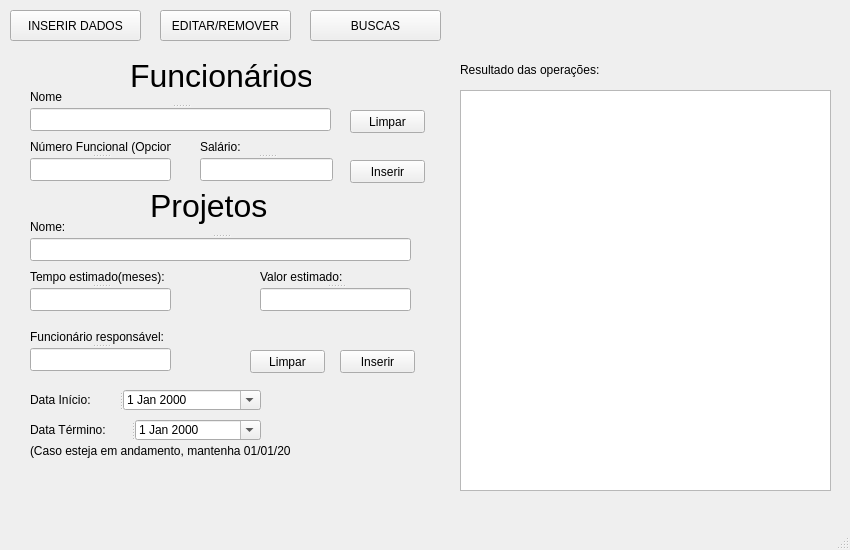
<?xml version="1.0" encoding="UTF-8"?>
<ui version="4.0">
 <class>MainWindow</class>
 <widget class="QMainWindow" name="MainWindow">
  <property name="geometry">
   <rect>
    <x>0</x>
    <y>0</y>
    <width>850</width>
    <height>550</height>
   </rect>
  </property>
  <property name="windowTitle">
   <string>MainWindow</string>
  </property>
  <widget class="QWidget" name="centralwidget">
   <widget class="QStackedWidget" name="pages">
    <property name="geometry">
     <rect>
      <x>10</x>
      <y>50</y>
      <width>821</width>
      <height>451</height>
     </rect>
    </property>
    <property name="currentIndex">
     <number>0</number>
    </property>
    <widget class="QWidget" name="page_inserir">
     <widget class="QLabel" name="label_2">
      <property name="geometry">
       <rect>
        <x>120</x>
        <y>0</y>
        <width>181</width>
        <height>51</height>
       </rect>
      </property>
      <property name="font">
       <font>
        <pointsize>24</pointsize>
       </font>
      </property>
      <property name="text">
       <string>Funcionários</string>
      </property>
     </widget>
     <widget class="QLabel" name="label_5">
      <property name="geometry">
       <rect>
        <x>140</x>
        <y>130</y>
        <width>121</width>
        <height>51</height>
       </rect>
      </property>
      <property name="font">
       <font>
        <pointsize>24</pointsize>
       </font>
      </property>
      <property name="text">
       <string>Projetos</string>
      </property>
     </widget>
     <widget class="QSplitter" name="splitter_4">
      <property name="geometry">
       <rect>
        <x>20</x>
        <y>170</y>
        <width>381</width>
        <height>41</height>
       </rect>
      </property>
      <property name="orientation">
       <enum>Qt::Vertical</enum>
      </property>
      <widget class="QLabel" name="label_6">
       <property name="text">
        <string>Nome:</string>
       </property>
      </widget>
      <widget class="QLineEdit" name="input_p_nome"/>
     </widget>
     <widget class="QLabel" name="label_9">
      <property name="geometry">
       <rect>
        <x>20</x>
        <y>390</y>
        <width>261</width>
        <height>21</height>
       </rect>
      </property>
      <property name="text">
       <string>(Caso esteja em andamento, mantenha 01/01/2000)</string>
      </property>
     </widget>
     <widget class="QSplitter" name="splitter_7">
      <property name="geometry">
       <rect>
        <x>20</x>
        <y>220</y>
        <width>141</width>
        <height>41</height>
       </rect>
      </property>
      <property name="orientation">
       <enum>Qt::Vertical</enum>
      </property>
      <widget class="QLabel" name="label_10">
       <property name="text">
        <string>Tempo estimado(meses):</string>
       </property>
      </widget>
      <widget class="QLineEdit" name="input_p_meses"/>
     </widget>
     <widget class="QSplitter" name="splitter_8">
      <property name="geometry">
       <rect>
        <x>250</x>
        <y>220</y>
        <width>151</width>
        <height>41</height>
       </rect>
      </property>
      <property name="orientation">
       <enum>Qt::Vertical</enum>
      </property>
      <widget class="QLabel" name="label_11">
       <property name="text">
        <string>Valor estimado:</string>
       </property>
      </widget>
      <widget class="QLineEdit" name="input_p_valor_est"/>
     </widget>
     <widget class="QSplitter" name="splitter_9">
      <property name="geometry">
       <rect>
        <x>20</x>
        <y>280</y>
        <width>141</width>
        <height>41</height>
       </rect>
      </property>
      <property name="orientation">
       <enum>Qt::Vertical</enum>
      </property>
      <widget class="QLabel" name="label_12">
       <property name="text">
        <string>Funcionário responsável:</string>
       </property>
      </widget>
      <widget class="QLineEdit" name="input_p_n_func"/>
     </widget>
     <widget class="QTextBrowser" name="log_inserir">
      <property name="geometry">
       <rect>
        <x>450</x>
        <y>40</y>
        <width>371</width>
        <height>401</height>
       </rect>
      </property>
     </widget>
     <widget class="QLabel" name="label_13">
      <property name="geometry">
       <rect>
        <x>450</x>
        <y>10</y>
        <width>141</width>
        <height>20</height>
       </rect>
      </property>
      <property name="text">
       <string>Resultado das operações:</string>
      </property>
     </widget>
     <widget class="QPushButton" name="btn_inserir_f">
      <property name="geometry">
       <rect>
        <x>340</x>
        <y>110</y>
        <width>75</width>
        <height>23</height>
       </rect>
      </property>
      <property name="text">
       <string>Inserir</string>
      </property>
     </widget>
     <widget class="QPushButton" name="btn_p_inserir">
      <property name="geometry">
       <rect>
        <x>330</x>
        <y>300</y>
        <width>75</width>
        <height>23</height>
       </rect>
      </property>
      <property name="text">
       <string>Inserir</string>
      </property>
     </widget>
     <widget class="QPushButton" name="btn_limpar_p_inserir">
      <property name="geometry">
       <rect>
        <x>240</x>
        <y>300</y>
        <width>75</width>
        <height>23</height>
       </rect>
      </property>
      <property name="text">
       <string>Limpar</string>
      </property>
     </widget>
     <widget class="QPushButton" name="btn_limpar_f_inserir">
      <property name="geometry">
       <rect>
        <x>340</x>
        <y>60</y>
        <width>75</width>
        <height>23</height>
       </rect>
      </property>
      <property name="text">
       <string>Limpar</string>
      </property>
     </widget>
     <widget class="QSplitter" name="splitter">
      <property name="geometry">
       <rect>
        <x>20</x>
        <y>40</y>
        <width>301</width>
        <height>41</height>
       </rect>
      </property>
      <property name="orientation">
       <enum>Qt::Vertical</enum>
      </property>
      <widget class="QLabel" name="label_3">
       <property name="text">
        <string>Nome</string>
       </property>
      </widget>
      <widget class="QLineEdit" name="input_f_nome"/>
     </widget>
     <widget class="QSplitter" name="splitter_2">
      <property name="geometry">
       <rect>
        <x>190</x>
        <y>90</y>
        <width>133</width>
        <height>41</height>
       </rect>
      </property>
      <property name="orientation">
       <enum>Qt::Vertical</enum>
      </property>
      <widget class="QLabel" name="label_4">
       <property name="text">
        <string>Salário:</string>
       </property>
      </widget>
      <widget class="QLineEdit" name="input_f_salario"/>
     </widget>
     <widget class="QSplitter" name="splitter_3">
      <property name="geometry">
       <rect>
        <x>20</x>
        <y>90</y>
        <width>141</width>
        <height>41</height>
       </rect>
      </property>
      <property name="orientation">
       <enum>Qt::Vertical</enum>
      </property>
      <widget class="QLabel" name="label">
       <property name="text">
        <string>Número Funcional (Opcional):</string>
       </property>
      </widget>
      <widget class="QLineEdit" name="input_f_n_func"/>
     </widget>
     <widget class="QSplitter" name="splitter_5">
      <property name="geometry">
       <rect>
        <x>20</x>
        <y>370</y>
        <width>231</width>
        <height>20</height>
       </rect>
      </property>
      <property name="minimumSize">
       <size>
        <width>0</width>
        <height>20</height>
       </size>
      </property>
      <property name="orientation">
       <enum>Qt::Horizontal</enum>
      </property>
      <widget class="QLabel" name="label_8">
       <property name="text">
        <string>Data Término:</string>
       </property>
      </widget>
      <widget class="QDateEdit" name="data_p_termino">
       <property name="calendarPopup">
        <bool>true</bool>
       </property>
      </widget>
     </widget>
     <widget class="QSplitter" name="splitter_6">
      <property name="geometry">
       <rect>
        <x>20</x>
        <y>340</y>
        <width>231</width>
        <height>20</height>
       </rect>
      </property>
      <property name="minimumSize">
       <size>
        <width>0</width>
        <height>20</height>
       </size>
      </property>
      <property name="orientation">
       <enum>Qt::Horizontal</enum>
      </property>
      <widget class="QLabel" name="label_7">
       <property name="text">
        <string>Data Início:</string>
       </property>
      </widget>
      <widget class="QDateEdit" name="date_p_inicio">
       <property name="calendarPopup">
        <bool>true</bool>
       </property>
      </widget>
     </widget>
    </widget>
    <widget class="QWidget" name="page_editar">
     <widget class="QTextBrowser" name="log_alt">
      <property name="geometry">
       <rect>
        <x>510</x>
        <y>20</y>
        <width>311</width>
        <height>421</height>
       </rect>
      </property>
     </widget>
     <widget class="QLabel" name="label_14">
      <property name="geometry">
       <rect>
        <x>10</x>
        <y>20</y>
        <width>201</width>
        <height>31</height>
       </rect>
      </property>
      <property name="font">
       <font>
        <pointsize>20</pointsize>
       </font>
      </property>
      <property name="text">
       <string>Editar / Remover</string>
      </property>
     </widget>
     <widget class="QComboBox" name="combo_select_alt">
      <property name="geometry">
       <rect>
        <x>200</x>
        <y>80</y>
        <width>201</width>
        <height>21</height>
       </rect>
      </property>
     </widget>
     <widget class="QLabel" name="label_19">
      <property name="geometry">
       <rect>
        <x>10</x>
        <y>420</y>
        <width>261</width>
        <height>21</height>
       </rect>
      </property>
      <property name="text">
       <string>(Caso esteja em andamento, mantenha 01/01/2000)</string>
      </property>
     </widget>
     <widget class="QSplitter" name="splitter_14">
      <property name="geometry">
       <rect>
        <x>10</x>
        <y>310</y>
        <width>141</width>
        <height>41</height>
       </rect>
      </property>
      <property name="orientation">
       <enum>Qt::Vertical</enum>
      </property>
      <widget class="QLabel" name="label_20">
       <property name="text">
        <string>Funcionário responsável:</string>
       </property>
      </widget>
      <widget class="QLineEdit" name="input_p_n_func_alt"/>
     </widget>
     <widget class="QRadioButton" name="rbtn_f_alt">
      <property name="geometry">
       <rect>
        <x>20</x>
        <y>80</y>
        <width>82</width>
        <height>17</height>
       </rect>
      </property>
      <property name="text">
       <string>Funcionário</string>
      </property>
     </widget>
     <widget class="QRadioButton" name="rbtn_p_alt">
      <property name="geometry">
       <rect>
        <x>130</x>
        <y>80</y>
        <width>82</width>
        <height>17</height>
       </rect>
      </property>
      <property name="text">
       <string>Projeto</string>
      </property>
     </widget>
     <widget class="QPushButton" name="btn_rm_alt">
      <property name="geometry">
       <rect>
        <x>410</x>
        <y>80</y>
        <width>75</width>
        <height>23</height>
       </rect>
      </property>
      <property name="text">
       <string>Remover</string>
      </property>
     </widget>
     <widget class="QLineEdit" name="input_f_nome_alt">
      <property name="geometry">
       <rect>
        <x>50</x>
        <y>160</y>
        <width>301</width>
        <height>20</height>
       </rect>
      </property>
      <property name="readOnly">
       <bool>true</bool>
      </property>
     </widget>
     <widget class="QLineEdit" name="input_f_salario_alt">
      <property name="geometry">
       <rect>
        <x>190</x>
        <y>210</y>
        <width>161</width>
        <height>20</height>
       </rect>
      </property>
     </widget>
     <widget class="QLineEdit" name="output_f_n_func_alt">
      <property name="geometry">
       <rect>
        <x>10</x>
        <y>210</y>
        <width>161</width>
        <height>20</height>
       </rect>
      </property>
     </widget>
     <widget class="QLabel" name="label_22">
      <property name="geometry">
       <rect>
        <x>10</x>
        <y>230</y>
        <width>91</width>
        <height>31</height>
       </rect>
      </property>
      <property name="font">
       <font>
        <pointsize>16</pointsize>
       </font>
      </property>
      <property name="text">
       <string>Projeto</string>
      </property>
     </widget>
     <widget class="QLabel" name="label_23">
      <property name="geometry">
       <rect>
        <x>190</x>
        <y>190</y>
        <width>81</width>
        <height>16</height>
       </rect>
      </property>
      <property name="text">
       <string>Salário:</string>
      </property>
     </widget>
     <widget class="QLabel" name="label_24">
      <property name="geometry">
       <rect>
        <x>10</x>
        <y>190</y>
        <width>171</width>
        <height>16</height>
       </rect>
      </property>
      <property name="text">
       <string>Número Funcional (Não editável):</string>
      </property>
     </widget>
     <widget class="QLabel" name="label_25">
      <property name="geometry">
       <rect>
        <x>10</x>
        <y>120</y>
        <width>121</width>
        <height>31</height>
       </rect>
      </property>
      <property name="font">
       <font>
        <pointsize>16</pointsize>
       </font>
      </property>
      <property name="text">
       <string>Funcionário</string>
      </property>
     </widget>
     <widget class="QLabel" name="label_26">
      <property name="geometry">
       <rect>
        <x>10</x>
        <y>160</y>
        <width>31</width>
        <height>16</height>
       </rect>
      </property>
      <property name="text">
       <string>Nome:</string>
      </property>
     </widget>
     <widget class="QLineEdit" name="output_p_nome_alt">
      <property name="geometry">
       <rect>
        <x>10</x>
        <y>280</y>
        <width>341</width>
        <height>20</height>
       </rect>
      </property>
      <property name="readOnly">
       <bool>true</bool>
      </property>
     </widget>
     <widget class="QPushButton" name="btn_f_alterar">
      <property name="geometry">
       <rect>
        <x>380</x>
        <y>160</y>
        <width>101</width>
        <height>71</height>
       </rect>
      </property>
      <property name="text">
       <string>Alterar</string>
      </property>
     </widget>
     <widget class="QPushButton" name="btn_p_alterar">
      <property name="geometry">
       <rect>
        <x>380</x>
        <y>360</y>
        <width>101</width>
        <height>71</height>
       </rect>
      </property>
      <property name="text">
       <string>Alterar</string>
      </property>
     </widget>
     <widget class="QLabel" name="label_29">
      <property name="geometry">
       <rect>
        <x>410</x>
        <y>60</y>
        <width>81</width>
        <height>16</height>
       </rect>
      </property>
      <property name="text">
       <string>Deseja remover?</string>
      </property>
     </widget>
     <widget class="QLabel" name="label_16">
      <property name="geometry">
       <rect>
        <x>10</x>
        <y>370</y>
        <width>55</width>
        <height>16</height>
       </rect>
      </property>
      <property name="text">
       <string>Data Início:</string>
      </property>
     </widget>
     <widget class="QDateEdit" name="date_p_inicio_alt">
      <property name="geometry">
       <rect>
        <x>120</x>
        <y>370</y>
        <width>121</width>
        <height>20</height>
       </rect>
      </property>
      <property name="calendarPopup">
       <bool>true</bool>
      </property>
     </widget>
     <widget class="QLabel" name="label_15">
      <property name="geometry">
       <rect>
        <x>10</x>
        <y>400</y>
        <width>68</width>
        <height>16</height>
       </rect>
      </property>
      <property name="text">
       <string>Data Término:</string>
      </property>
     </widget>
     <widget class="QDateEdit" name="data_p_termino_alt">
      <property name="geometry">
       <rect>
        <x>120</x>
        <y>400</y>
        <width>121</width>
        <height>20</height>
       </rect>
      </property>
      <property name="calendarPopup">
       <bool>true</bool>
      </property>
     </widget>
     <widget class="QLabel" name="label_21">
      <property name="geometry">
       <rect>
        <x>10</x>
        <y>260</y>
        <width>111</width>
        <height>16</height>
       </rect>
      </property>
      <property name="text">
       <string>Nome (Não editável):</string>
      </property>
     </widget>
     <widget class="QLabel" name="label_17">
      <property name="geometry">
       <rect>
        <x>380</x>
        <y>310</y>
        <width>120</width>
        <height>16</height>
       </rect>
      </property>
      <property name="text">
       <string>Tempo estimado(meses):</string>
      </property>
     </widget>
     <widget class="QLineEdit" name="input_p_meses_alt">
      <property name="geometry">
       <rect>
        <x>380</x>
        <y>329</y>
        <width>101</width>
        <height>20</height>
       </rect>
      </property>
     </widget>
     <widget class="QLineEdit" name="input_p_valor_est_alt">
      <property name="geometry">
       <rect>
        <x>160</x>
        <y>329</y>
        <width>191</width>
        <height>20</height>
       </rect>
      </property>
     </widget>
     <widget class="QLabel" name="label_18">
      <property name="geometry">
       <rect>
        <x>160</x>
        <y>310</y>
        <width>74</width>
        <height>16</height>
       </rect>
      </property>
      <property name="text">
       <string>Valor estimado:</string>
      </property>
     </widget>
    </widget>
    <widget class="QWidget" name="page_buscas">
     <widget class="QTreeWidget" name="table_busca">
      <property name="geometry">
       <rect>
        <x>10</x>
        <y>150</y>
        <width>801</width>
        <height>291</height>
       </rect>
      </property>
     </widget>
     <widget class="QLabel" name="label_27">
      <property name="geometry">
       <rect>
        <x>370</x>
        <y>0</y>
        <width>91</width>
        <height>31</height>
       </rect>
      </property>
      <property name="font">
       <font>
        <pointsize>20</pointsize>
       </font>
      </property>
      <property name="text">
       <string>Buscas</string>
      </property>
     </widget>
     <widget class="QPushButton" name="pushButton">
      <property name="geometry">
       <rect>
        <x>30</x>
        <y>50</y>
        <width>131</width>
        <height>61</height>
       </rect>
      </property>
      <property name="text">
       <string>Listar Funcionários
(Salário decrescente)</string>
      </property>
     </widget>
     <widget class="QPushButton" name="pushButton_5">
      <property name="geometry">
       <rect>
        <x>680</x>
        <y>80</y>
        <width>101</width>
        <height>51</height>
       </rect>
      </property>
      <property name="text">
       <string>Buscar Endereço
 de memória</string>
      </property>
     </widget>
     <widget class="QLabel" name="label_28">
      <property name="geometry">
       <rect>
        <x>680</x>
        <y>30</y>
        <width>101</width>
        <height>16</height>
       </rect>
      </property>
      <property name="text">
       <string>Número Funcionário:</string>
      </property>
     </widget>
     <widget class="QLineEdit" name="lineEdit">
      <property name="geometry">
       <rect>
        <x>680</x>
        <y>50</y>
        <width>101</width>
        <height>20</height>
       </rect>
      </property>
     </widget>
     <widget class="QPushButton" name="pushButton_2">
      <property name="geometry">
       <rect>
        <x>190</x>
        <y>50</y>
        <width>131</width>
        <height>61</height>
       </rect>
      </property>
      <property name="text">
       <string>Listar Funcionários
com projetos
em andamento
atribuídos</string>
      </property>
     </widget>
     <widget class="QPushButton" name="pushButton_3">
      <property name="geometry">
       <rect>
        <x>350</x>
        <y>50</y>
        <width>131</width>
        <height>61</height>
       </rect>
      </property>
      <property name="text">
       <string>Listar projetos
de mais de R$500k
em andamento</string>
      </property>
     </widget>
     <widget class="QPushButton" name="pushButton_4">
      <property name="geometry">
       <rect>
        <x>510</x>
        <y>50</y>
        <width>131</width>
        <height>61</height>
       </rect>
      </property>
      <property name="text">
       <string>Listar projetos
atrasados ou
terminados com atraso</string>
      </property>
     </widget>
    </widget>
   </widget>
   <widget class="QPushButton" name="btn_tela_inserir">
    <property name="geometry">
     <rect>
      <x>10</x>
      <y>10</y>
      <width>131</width>
      <height>31</height>
     </rect>
    </property>
    <property name="text">
     <string>INSERIR DADOS</string>
    </property>
   </widget>
   <widget class="QPushButton" name="btn_tela_alterar">
    <property name="geometry">
     <rect>
      <x>160</x>
      <y>10</y>
      <width>131</width>
      <height>31</height>
     </rect>
    </property>
    <property name="text">
     <string>EDITAR/REMOVER</string>
    </property>
   </widget>
   <widget class="QPushButton" name="btn_tela_buscar">
    <property name="geometry">
     <rect>
      <x>310</x>
      <y>10</y>
      <width>131</width>
      <height>31</height>
     </rect>
    </property>
    <property name="text">
     <string>BUSCAS</string>
    </property>
   </widget>
  </widget>
  <widget class="QMenuBar" name="menubar">
   <property name="geometry">
    <rect>
     <x>0</x>
     <y>0</y>
     <width>850</width>
     <height>21</height>
    </rect>
   </property>
  </widget>
  <widget class="QStatusBar" name="statusbar"/>
 </widget>
 <resources/>
 <connections/>
</ui>
